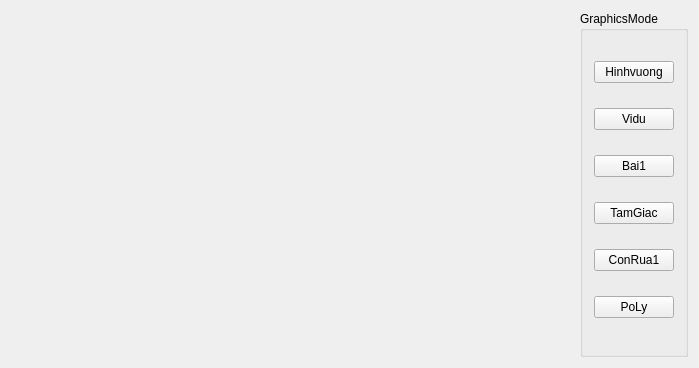
<?xml version="1.0" encoding="UTF-8"?>
<ui version="4.0">
 <class>MainWindow</class>
 <widget class="QMainWindow" name="MainWindow">
  <property name="geometry">
   <rect>
    <x>0</x>
    <y>0</y>
    <width>699</width>
    <height>368</height>
   </rect>
  </property>
  <property name="windowTitle">
   <string>MainWindow</string>
  </property>
  <widget class="QWidget" name="centralWidget">
   <layout class="QHBoxLayout" name="horizontalLayout">
    <item>
     <widget class="graphics" name="GraphicsPresenter" native="true">
      <property name="sizePolicy">
       <sizepolicy hsizetype="Expanding" vsizetype="Preferred">
        <horstretch>0</horstretch>
        <verstretch>0</verstretch>
       </sizepolicy>
      </property>
     </widget>
    </item>
    <item>
     <widget class="QGroupBox" name="GraphicsControl">
      <property name="title">
       <string>GraphicsMode</string>
      </property>
      <layout class="QVBoxLayout" name="verticalLayout">
       <item>
        <widget class="QPushButton" name="Baitap1">
         <property name="text">
          <string>Hinhvuong</string>
         </property>
        </widget>
       </item>
       <item>
        <widget class="QPushButton" name="pushButton">
         <property name="text">
          <string>Vidu</string>
         </property>
        </widget>
       </item>
       <item>
        <widget class="QPushButton" name="Buoi3">
         <property name="text">
          <string>Bai1</string>
         </property>
        </widget>
       </item>
       <item>
        <widget class="QPushButton" name="Baitap11">
         <property name="text">
          <string>TamGiac</string>
         </property>
        </widget>
       </item>
       <item>
        <widget class="QPushButton" name="Baitap2">
         <property name="text">
          <string>ConRua1</string>
         </property>
        </widget>
       </item>
       <item>
        <widget class="QPushButton" name="Baitap22">
         <property name="text">
          <string>PoLy</string>
         </property>
        </widget>
       </item>
      </layout>
     </widget>
    </item>
   </layout>
  </widget>
 </widget>
 <layoutdefault spacing="6" margin="11"/>
 <customwidgets>
  <customwidget>
   <class>graphics</class>
   <extends>QWidget</extends>
   <header>graphics.h</header>
   <container>1</container>
  </customwidget>
 </customwidgets>
 <resources/>
 <connections/>
</ui>
